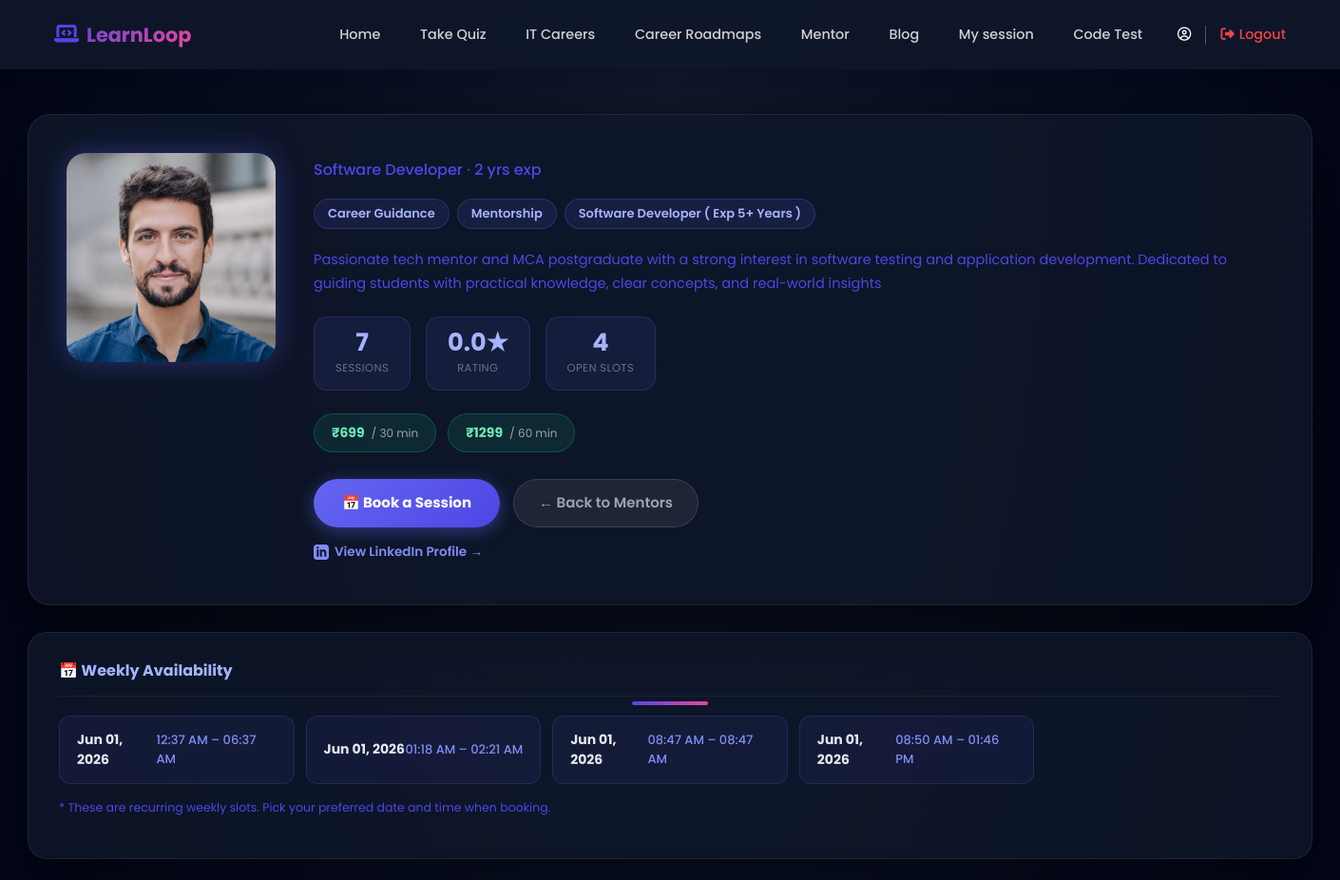
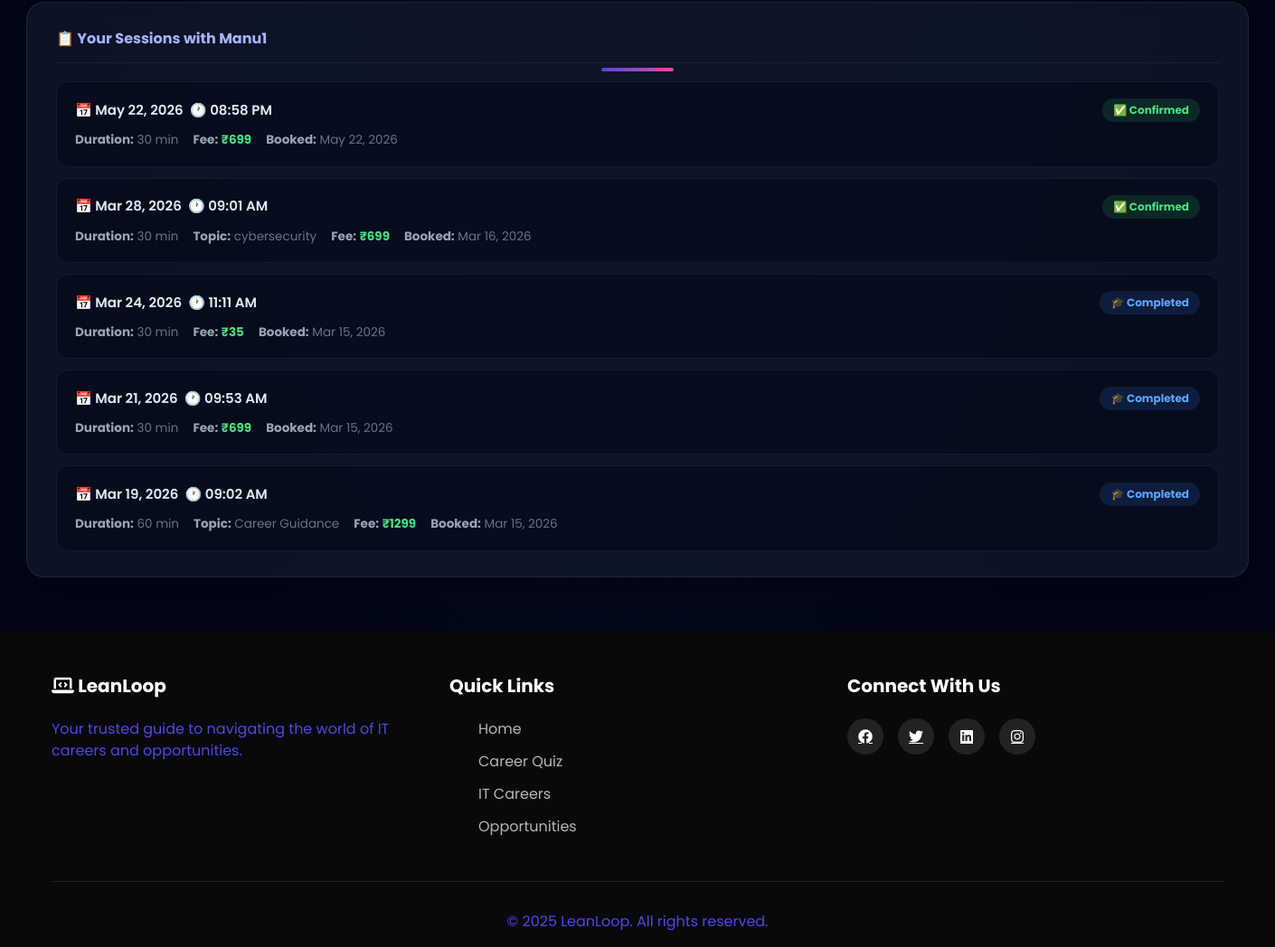
The app's page /mentor/detail/33/ (signed in), older data (2 pictures, top to bottom).
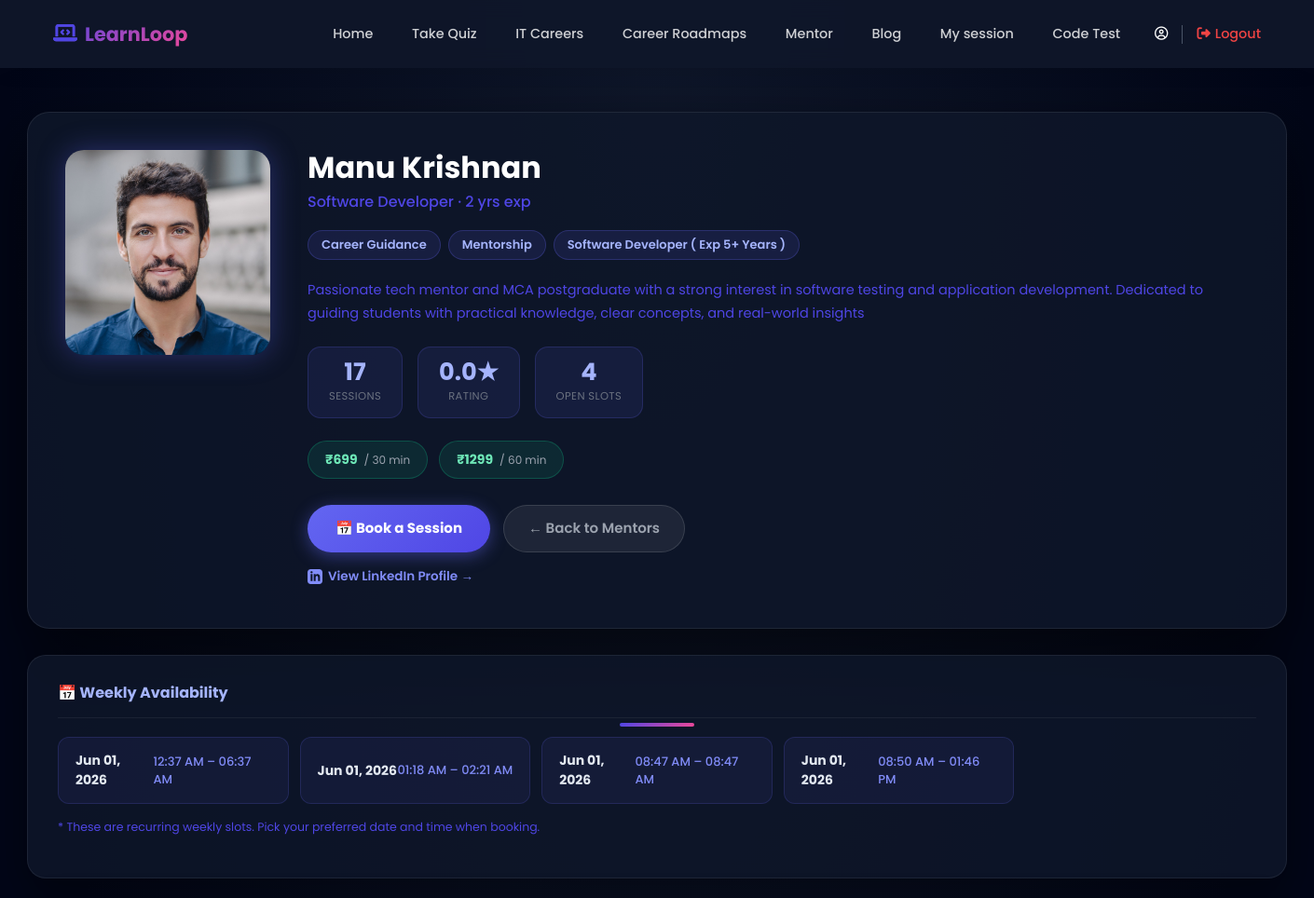
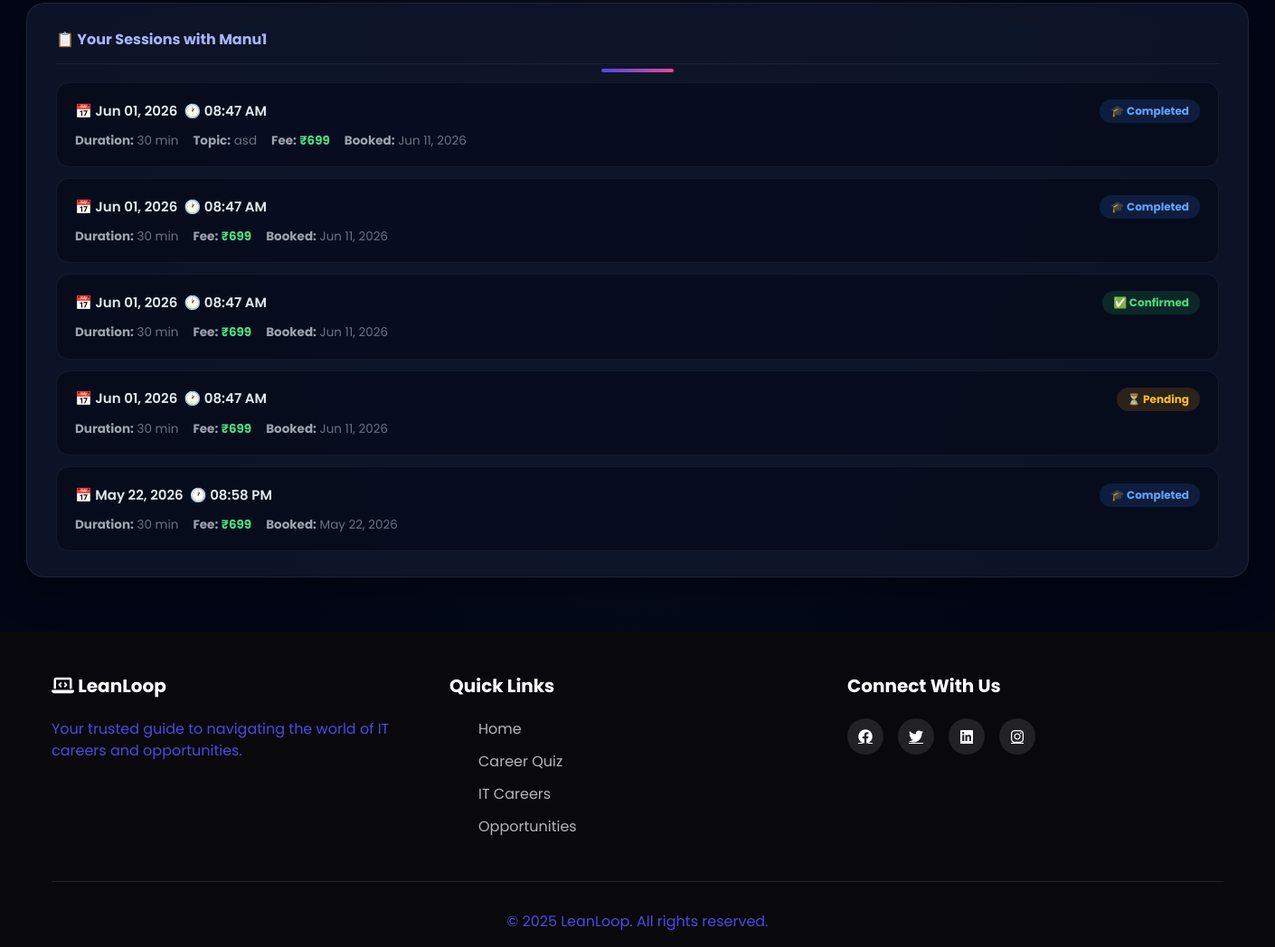
The same page, newer data (2 pictures, top to bottom).
### mentor/models.py (models this page shows, shortened)
class MentorProfile(models.Model):
    user = models.OneToOneField(
        CustomUser,
        on_delete=models.CASCADE,
        related_name='mentor_profile'
    )
    bio = models.TextField(
        max_length=500,
        blank=True,
        null=True,
        help_text="Professional bio (max 500 characters)"
    )
    expertise = models.CharField(
        max_length=500,
        blank=True,
        null=True,
        help_text="Comma-separated skills (e.g., Python, Django, React)"
    )
    fee_30min = models.IntegerField(
        default=10,
        validators=[MinValueValidator(0), MaxValueValidator(1000)],
        help_text="Fee (in Rupee) for 30-minute session"
    )
    fee_60min = models.IntegerField(
        default=20,
        validators=[MinValueValidator(0), MaxValueValidator(2000)],
        help_text="Fee (in Rupee) for 60-minute session"
    )
    total_sessions = models.IntegerField(default=0)
    total_earnings = models.IntegerField(default=0)
    rating = models.DecimalField(
        max_digits=3,
        decimal_places=2,
        default=0.00,
        validators=[MinValueValidator(0), MaxValueValidator(5)]
    )
    is_active = models.BooleanField(default=True)
    created_at = models.DateTimeField(auto_now_add=True)
    updated_at = models.DateTimeField(auto_now=True)
    class Meta:
        verbose_name = "Mentor Profile"
        verbose_name_plural = "Mentor Profiles"

class AvailabilitySlot(models.Model):
    mentor = models.ForeignKey(
        CustomUser,
        on_delete=models.CASCADE,
        related_name='mentor_availability_slots',
        limit_choices_to={'role': 'mentor'}
    )
    date = models.DateField(default="2026-06-01")
    start_time = models.TimeField()
    end_time = models.TimeField()
    is_active = models.BooleanField(default=True)
    created_at = models.DateTimeField(auto_now_add=True)
    class Meta:
        verbose_name = "Availability Slot"
        verbose_name_plural = "Availability Slots"
        ordering = ['date', 'start_time']

class MentorshipSession(models.Model):
    STATUS_CHOICES = [
        ('pending', 'Pending'),
        ('accepted', 'Accepted'),
        ('declined', 'Declined'),
        ('completed', 'Completed'),
        ('cancelled', 'Cancelled'),
    ]
    DURATION_CHOICES = [
        (30, '30 minutes'),
        (60, '60 minutes'),
    ]
    mentor = models.ForeignKey(
        CustomUser,
        on_delete=models.CASCADE,
        related_name='mentor_sessions',
        limit_choices_to={'role': 'mentor'}
    )
    student = models.ForeignKey(
        CustomUser,
        on_delete=models.CASCADE,
        related_name='student_sessions'
    )
    scheduled_date = models.DateField()
    scheduled_time = models.TimeField()
    duration = models.IntegerField(choices=DURATION_CHOICES, default=30)
    fee_amount = models.IntegerField(default=0)
    status = models.CharField(max_length=20, choices=STATUS_CHOICES, default='pending')
    topic = models.CharField(max_length=200, blank=True, null=True)
    notes = models.TextField(blank=True, null=True)  # ✅ Changed from 'note' to 'notes'
    meeting_link = models.URLField(blank=True, null=True)
    created_at = models.DateTimeField(auto_now_add=True)
    updated_at = models.DateTimeField(auto_now=True)
    completed_at = models.DateTimeField(blank=True, null=True)
    class Meta:
        verbose_name = "Mentorship Session"
        verbose_name_plural = "Mentorship Sessions"
        ordering = ['-scheduled_date', '-scheduled_time']

### accounts/models.py (models this page shows, shortened)
class CustomUser(AbstractUser):
    ROLE_CHOICES = (
        ('user', 'User'),
        ('mentor', 'Mentor'),
        ('Admin', 'Admin'),
    )
    role = models.CharField(
        max_length=10,
        choices=ROLE_CHOICES,
        default='user'
    )
    phone_regex = RegexValidator(
    regex=r'^[9876]\d{9}$',
    message="Phone number must be a 10-digit number and start with 9, 8, 7, or 6."
    )
    phone_number = models.CharField(
        max_length=10,
        blank=True,
        null=True,
        validators=[phone_regex],
        unique=True,
        help_text='Enter 10 digit phone number'
    )
    previous_experience = models.BooleanField(blank=True, null=True,verbose_name="Previous Experience")
    is_approved=models.BooleanField(default=False)
    GENDER_CHOICES = [
        ('male', 'Male'),
        ('female', 'Female'),
        ('other', 'Other'),
        ('prefer_not_to_say', 'Prefer not to say'),
    ]
    gender = models.CharField(
        max_length=20,
        choices=GENDER_CHOICES,
        blank=False,
        null=False
    )
    profile_photo = models.ImageField(upload_to='profile_photos/', blank=False, null=True)
    education = models.CharField(max_length=200, blank=True, null=True)
    career_domain = models.CharField(max_length=100, blank=True, null=True)
    profession = models.CharField(max_length=100, blank=False, null=True)
    experience_years = models.PositiveIntegerField(
        null=True,
        blank=False,
    )
    expertise = models.CharField(
        blank=False,
        null=True,
        max_length=100,
    )
    bio = models.CharField(
        blank=False,
        null=True,
    )
    linkedin = models.URLField(blank=True, null=True)
    portfolio = models.URLField(blank=True, null=True)
    available_days = models.JSONField(default=list)  # ["mon", "wed", "fri"]
    available_from = models.TimeField(default="09:00")
    available_to = models.TimeField(default="17:00")
    session_duration = models.CharField(
        max_length=10,
        choices=[
            ('30', '30 Minutes'),
            ('60', '60 Minutes'),
        ],null=True, blank=False
    )
    intro_video = models.FileField(upload_to="mentor_videos/", blank=True, null=True)
    created_at = models.DateTimeField(
        auto_now_add=True,
        null=True
    )

### mentor/views.py (the view)
# urls.py: path('detail/<int:id>/', views.mentor_detail, name='mentor_detail'),
def mentor_detail(request, id):
    mentor = get_object_or_404(CustomUser, id=id, role='mentor')
    try:
        mentor_profile = MentorProfile.objects.get(user=mentor)
    except MentorProfile.DoesNotExist:
        mentor_profile = None
    availability_slots = AvailabilitySlot.objects.filter(
        mentor=mentor,
        is_active=True
    ).order_by('date', 'start_time')
    user_sessions = None
    if request.user.is_authenticated:
        user_sessions = MentorshipSession.objects.filter(
            mentor=mentor,
            student=request.user
        ).order_by('-scheduled_date', '-scheduled_time')[:5]
    raw_expertise = (mentor_profile.expertise if mentor_profile and mentor_profile.expertise else mentor.expertise) or ''
    expertise_tags = [tag.strip() for tag in raw_expertise.split(',') if tag.strip()]
    context = {
        'mentor': mentor,
        'mentor_profile': mentor_profile,
        'availability_slots': availability_slots,
        'user_sessions': user_sessions,
        'expertise_tags': expertise_tags,
    }
    return render(request, 'mentor_detail.html', context)

### mentor/templates/mentor_detail.html (shortened to what the changed rows need)
{% extends 'dashboard/userbase.html' %}
{% block content %}
<div class="mentor-wrapper">
    <div class="hero-card">
        <div class="mentor-photo">
            {% if mentor.profile_photo %}
            <img src="{{ mentor.profile_photo.url }}" alt="{{ mentor.username }}">
            {% else %}
            <div class="avatar-placeholder">{{ mentor.username.0|upper }}</div>
            {% endif %}
        </div>
        <div class="mentor-info">
            <h1 class="mentor-name">{{ mentor.first_name }} {{ mentor.last_name }}</h1>
            <p class="mentor-role">{{ mentor.profession|default:"Professional Mentor" }} · {{ mentor.experience_years|default:"N/A" }} yrs exp</p>
            {% if expertise_tags %}
            <div class="tag-row">
                {% for skill in expertise_tags %}
                <span class="tag">{{ skill }}</span>
                {% endfor %}
            </div>
            {% endif %}
            {% if mentor_profile.bio %}
            <p class="mentor-bio">{{ mentor_profile.bio }}</p>
            {% elif mentor.bio %}
            <p class="mentor-bio">{{ mentor.bio }}</p>
            {% endif %}
            {% if mentor_profile %}
            <div class="stats-row">
                <div class="stat-box">
                    <div class="num">{{ mentor_profile.total_sessions }}</div>
                    <div class="lbl">Sessions</div>
                </div>
                <div class="stat-box">
                    <div class="num">{{ mentor_profile.rating|floatformat:1 }}★</div>
                    <div class="lbl">Rating</div>
                </div>
                <div class="stat-box">
                    <div class="num">{{ availability_slots.count }}</div>
                    <div class="lbl">Open Slots</div>
                </div>
            </div>
            <div class="fee-row">
                <div class="fee-chip">
                    ₹{{ mentor_profile.fee_30min }}
                    <span class="duration">/ 30 min</span>
                </div>
                <div class="fee-chip">
                    ₹{{ mentor_profile.fee_60min }}
                    <span class="duration">/ 60 min</span>
                </div>
            </div>
            {% endif %}
            <div class="action-row">
                <a href="{% url 'book_session' mentor.id %}" class="btn-book">
                </a>
                <a href="{% url 'mentor_list' %}" class="btn-back">
                </a>
            </div>
            {% if mentor.linkedin %}
            <div class="linkedin-link">
                <a href="{{ mentor.linkedin }}" target="_blank">
                </a>
            </div>
            {% endif %}
        </div>
    </div>
    {% if availability_slots %}
    <div class="section-card">
        <div class="slots-grid">
            {% for slot in availability_slots %}
            <div class="slot-item">
                <span class="slot-day">{{ slot.date|date:"M d, Y" }}</span>
                <span class="slot-time">{{ slot.start_time|time:"h:i A" }} – {{ slot.end_time|time:"h:i A" }}</span>
            </div>
            {% endfor %}
        </div>
    </div>
    {% endif %}
    {% if user_sessions %}
    <div class="section-card">
        <div class="section-title">
            📋 Your Sessions with {{ mentor.username }}
        </div>
        {% for session in user_sessions %}
        <div class="session-item">
            <div class="session-header">
                <span class="session-date">
                    📅 {{ session.scheduled_date|date:"M d, Y" }} &nbsp;🕐 {{ session.scheduled_time|time:"h:i A" }}
                </span>
                <span class="status-badge status-{{ session.status }}">
                    {% if session.status == 'pending' %}⏳ Pending
                    {% elif session.status == 'accepted' %}✅ Confirmed
                    {% elif session.status == 'completed' %}🎓 Completed
                    {% elif session.status == 'declined' %}❌ Declined
                    {% elif session.status == 'cancelled' %}🚫 Cancelled
                    {% endif %}
                </span>
            </div>
            <div class="session-meta">
                <span><strong>Duration:</strong> {{ session.duration }} min</span>
                {% if session.topic %}
                <span><strong>Topic:</strong> {{ session.topic }}</span>
                {% endif %}
                <span><strong>Fee:</strong> <span class="fee-highlight">₹{{ session.fee_amount }}</span></span>
                <span><strong>Booked:</strong> {{ session.created_at|date:"M d, Y" }}</span>
            </div>
        </div>
        {% endfor %}
    </div>
    {% endif %}
</div>
{% endblock %}

Row changes from the older to the newer data that the page shows:
no longer on this page (row edited): MentorshipSession: scheduled_date "Mar 28, 2026", scheduled_time "09:01 AM", status "✅ Confirmed", duration "30", topic "cybersecurity", fee_amount "699", created_at "Mar 16, 2026"
no longer on this page (row unchanged): MentorshipSession: scheduled_date "Mar 24, 2026", scheduled_time "11:11 AM", status "🎓 Completed", duration "30", fee_amount "35", created_at "Mar 15, 2026"
no longer on this page (row unchanged): MentorshipSession: scheduled_date "Mar 21, 2026", scheduled_time "09:53 AM", status "🎓 Completed", duration "30", fee_amount "699", created_at "Mar 15, 2026"
no longer on this page (row unchanged): MentorshipSession: scheduled_date "Mar 19, 2026", scheduled_time "09:02 AM", status "🎓 Completed", duration "60", topic "Career Guidance", fee_amount "1299", created_at "Mar 15, 2026"
changed CustomUser "Software Developer": first_name (not shown) → "Manu"; last_name (not shown) → "Krishnan"
changed MentorProfile: total_sessions "7" → "17"
added MentorshipSession: scheduled_date "Jun 01, 2026", scheduled_time "08:47 AM", status "🎓 Completed", duration "30", topic "asd", fee_amount "699", created_at "Jun 11, 2026"
added MentorshipSession: scheduled_date "Jun 01, 2026", scheduled_time "08:47 AM", status "🎓 Completed", duration "30", fee_amount "699", created_at "Jun 11, 2026"
added MentorshipSession: scheduled_date "Jun 01, 2026", scheduled_time "08:47 AM", status "✅ Confirmed", duration "30", fee_amount "699", created_at "Jun 11, 2026"
added MentorshipSession: scheduled_date "Jun 01, 2026", scheduled_time "08:47 AM", status "⏳ Pending", duration "30", fee_amount "699", created_at "Jun 11, 2026"
changed MentorshipSession "May 22, 2026": status "✅ Confirmed" → "🎓 Completed"
